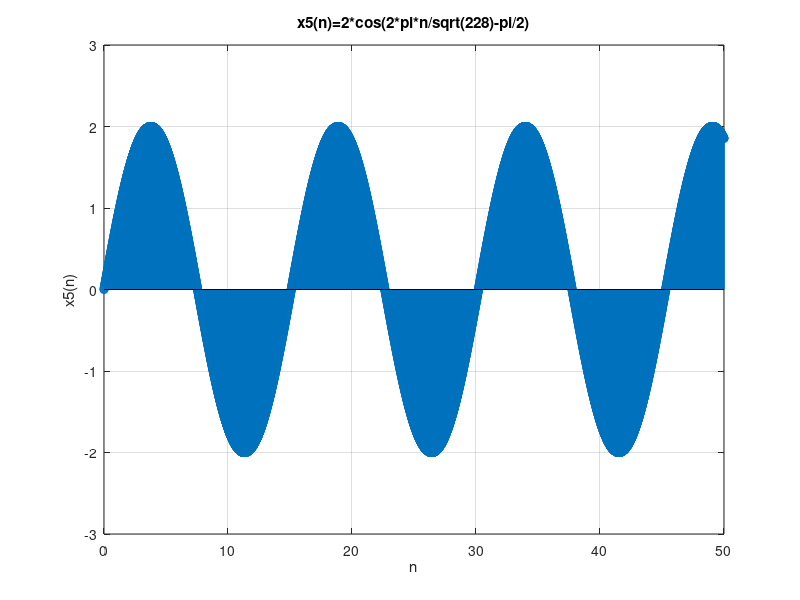

Source code (MATLAB):
clear;
clc;
close all;

n = 0:0.01:50;
T = sqrt(228);
p = -pi/2;
x = 2*cos(2*pi*n/T + p);

figure;
stem(n,x);
xlabel('n');
ylabel('x5(n)');
title('x5(n)=2*cos(2*pi*n/sqrt(228)-pi/2)');
axis([0,50,-3,3]);
grid on;
